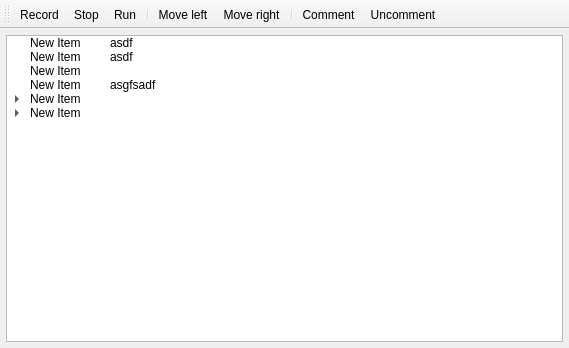
<?xml version="1.0" encoding="UTF-8"?>
<ui version="4.0">
 <class>MainView</class>
 <widget class="QMainWindow" name="MainView">
  <property name="geometry">
   <rect>
    <x>0</x>
    <y>0</y>
    <width>569</width>
    <height>348</height>
   </rect>
  </property>
  <property name="windowTitle">
   <string>PyGUIBot</string>
  </property>
  <widget class="QWidget" name="centralWidget">
   <property name="acceptDrops">
    <bool>true</bool>
   </property>
   <layout class="QVBoxLayout" name="verticalLayout">
    <property name="spacing">
     <number>3</number>
    </property>
    <property name="leftMargin">
     <number>6</number>
    </property>
    <property name="topMargin">
     <number>6</number>
    </property>
    <property name="rightMargin">
     <number>6</number>
    </property>
    <property name="bottomMargin">
     <number>6</number>
    </property>
    <item>
     <widget class="QTreeWidget" name="commands_tree">
      <property name="acceptDrops">
       <bool>true</bool>
      </property>
      <property name="dragEnabled">
       <bool>true</bool>
      </property>
      <property name="dragDropMode">
       <enum>QAbstractItemView::InternalMove</enum>
      </property>
      <property name="selectionMode">
       <enum>QAbstractItemView::ContiguousSelection</enum>
      </property>
      <property name="selectionBehavior">
       <enum>QAbstractItemView::SelectItems</enum>
      </property>
      <property name="headerHidden">
       <bool>true</bool>
      </property>
      <property name="expandsOnDoubleClick">
       <bool>false</bool>
      </property>
      <column>
       <property name="text">
        <string>0</string>
       </property>
      </column>
      <column>
       <property name="text">
        <string>1</string>
       </property>
      </column>
      <column>
       <property name="text">
        <string>2</string>
       </property>
      </column>
      <column>
       <property name="text">
        <string>3</string>
       </property>
      </column>
      <column>
       <property name="text">
        <string>4</string>
       </property>
      </column>
      <item>
       <property name="text">
        <string>New Item</string>
       </property>
       <property name="text">
        <string>asdf</string>
       </property>
      </item>
      <item>
       <property name="text">
        <string>New Item</string>
       </property>
       <property name="text">
        <string>asdf</string>
       </property>
      </item>
      <item>
       <property name="text">
        <string>New Item</string>
       </property>
      </item>
      <item>
       <property name="text">
        <string>New Item</string>
       </property>
       <property name="text">
        <string>asgfsadf</string>
       </property>
      </item>
      <item>
       <property name="text">
        <string>New Item</string>
       </property>
       <item>
        <property name="text">
         <string>New Item</string>
        </property>
       </item>
      </item>
      <item>
       <property name="text">
        <string>New Item</string>
       </property>
       <item>
        <property name="text">
         <string>New Item</string>
        </property>
       </item>
      </item>
     </widget>
    </item>
   </layout>
  </widget>
  <widget class="QMenuBar" name="menuBar">
   <property name="geometry">
    <rect>
     <x>0</x>
     <y>0</y>
     <width>569</width>
     <height>19</height>
    </rect>
   </property>
  </widget>
  <widget class="QToolBar" name="toolbar">
   <property name="windowTitle">
    <string>Abc</string>
   </property>
   <attribute name="toolBarArea">
    <enum>TopToolBarArea</enum>
   </attribute>
   <attribute name="toolBarBreak">
    <bool>false</bool>
   </attribute>
   <addaction name="record_button"/>
   <addaction name="stop_button"/>
   <addaction name="run_button"/>
   <addaction name="separator"/>
   <addaction name="move_left_button"/>
   <addaction name="move_right_button"/>
   <addaction name="separator"/>
   <addaction name="comment_button"/>
   <addaction name="uncomment_button"/>
  </widget>
  <action name="run_button">
   <property name="icon">
    <iconset>
     <normalon>../images/32/run.png</normalon>
    </iconset>
   </property>
   <property name="text">
    <string>Run</string>
   </property>
  </action>
  <action name="stop_button">
   <property name="icon">
    <iconset>
     <normalon>../images/32/stop.png</normalon>
    </iconset>
   </property>
   <property name="text">
    <string>Stop</string>
   </property>
  </action>
  <action name="record_button">
   <property name="icon">
    <iconset>
     <normalon>../images/32/record.png</normalon>
    </iconset>
   </property>
   <property name="text">
    <string>Record</string>
   </property>
  </action>
  <action name="comment_button">
   <property name="icon">
    <iconset>
     <normalon>../images/32/comment.png</normalon>
    </iconset>
   </property>
   <property name="text">
    <string>Comment</string>
   </property>
  </action>
  <action name="uncomment_button">
   <property name="icon">
    <iconset>
     <normalon>../images/32/uncomment.png</normalon>
    </iconset>
   </property>
   <property name="text">
    <string>Uncomment</string>
   </property>
  </action>
  <action name="move_left_button">
   <property name="icon">
    <iconset>
     <normalon>../images/32/move-left.png</normalon>
    </iconset>
   </property>
   <property name="text">
    <string>Move left</string>
   </property>
  </action>
  <action name="move_right_button">
   <property name="icon">
    <iconset>
     <normalon>../images/32/move-right.png</normalon>
    </iconset>
   </property>
   <property name="text">
    <string>Move right</string>
   </property>
  </action>
 </widget>
 <layoutdefault spacing="6" margin="11"/>
 <resources/>
 <connections/>
</ui>
